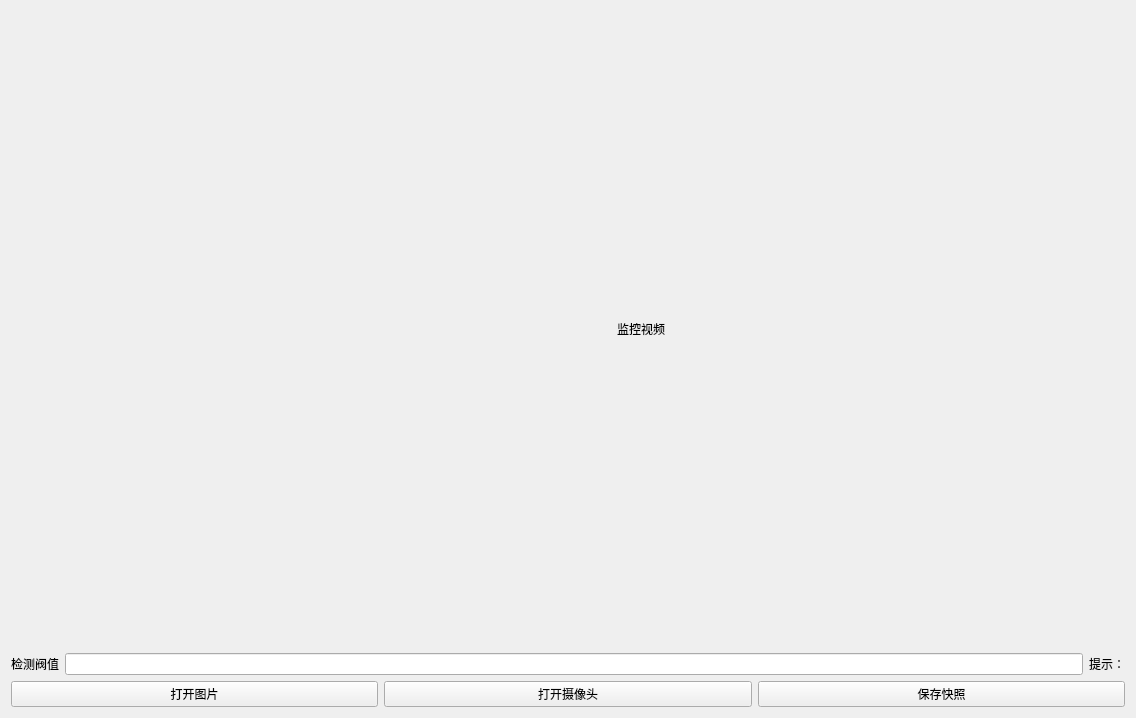
<?xml version="1.0" encoding="UTF-8"?>
<ui version="4.0">
 <class>Form</class>
 <widget class="QWidget" name="Form">
  <property name="geometry">
   <rect>
    <x>0</x>
    <y>0</y>
    <width>1136</width>
    <height>718</height>
   </rect>
  </property>
  <property name="windowTitle">
   <string>Form</string>
  </property>
  <layout class="QVBoxLayout" name="verticalLayout">
   <item>
    <widget class="QLabel" name="label_img">
     <property name="sizePolicy">
      <sizepolicy hsizetype="Expanding" vsizetype="Expanding">
       <horstretch>0</horstretch>
       <verstretch>0</verstretch>
      </sizepolicy>
     </property>
     <property name="minimumSize">
      <size>
       <width>640</width>
       <height>400</height>
      </size>
     </property>
     <property name="text">
      <string>                                            监控视频</string>
     </property>
     <property name="scaledContents">
      <bool>true</bool>
     </property>
     <property name="alignment">
      <set>Qt::AlignCenter</set>
     </property>
    </widget>
   </item>
   <item>
    <layout class="QHBoxLayout" name="horizontalLayout_2">
     <item>
      <widget class="QLabel" name="label">
       <property name="text">
        <string>检测阀值</string>
       </property>
      </widget>
     </item>
     <item>
      <widget class="QLineEdit" name="le_threshold_2"/>
     </item>
     <item>
      <widget class="QLabel" name="label_tip">
       <property name="text">
        <string>提示：</string>
       </property>
      </widget>
     </item>
    </layout>
   </item>
   <item>
    <layout class="QHBoxLayout" name="horizontalLayout">
     <item>
      <widget class="QPushButton" name="pb_open">
       <property name="text">
        <string>打开图片</string>
       </property>
      </widget>
     </item>
     <item>
      <widget class="QPushButton" name="pb_camera">
       <property name="text">
        <string>打开摄像头</string>
       </property>
      </widget>
     </item>
     <item>
      <widget class="QPushButton" name="pb_save">
       <property name="text">
        <string>保存快照</string>
       </property>
      </widget>
     </item>
    </layout>
   </item>
  </layout>
 </widget>
 <resources/>
 <connections/>
</ui>
